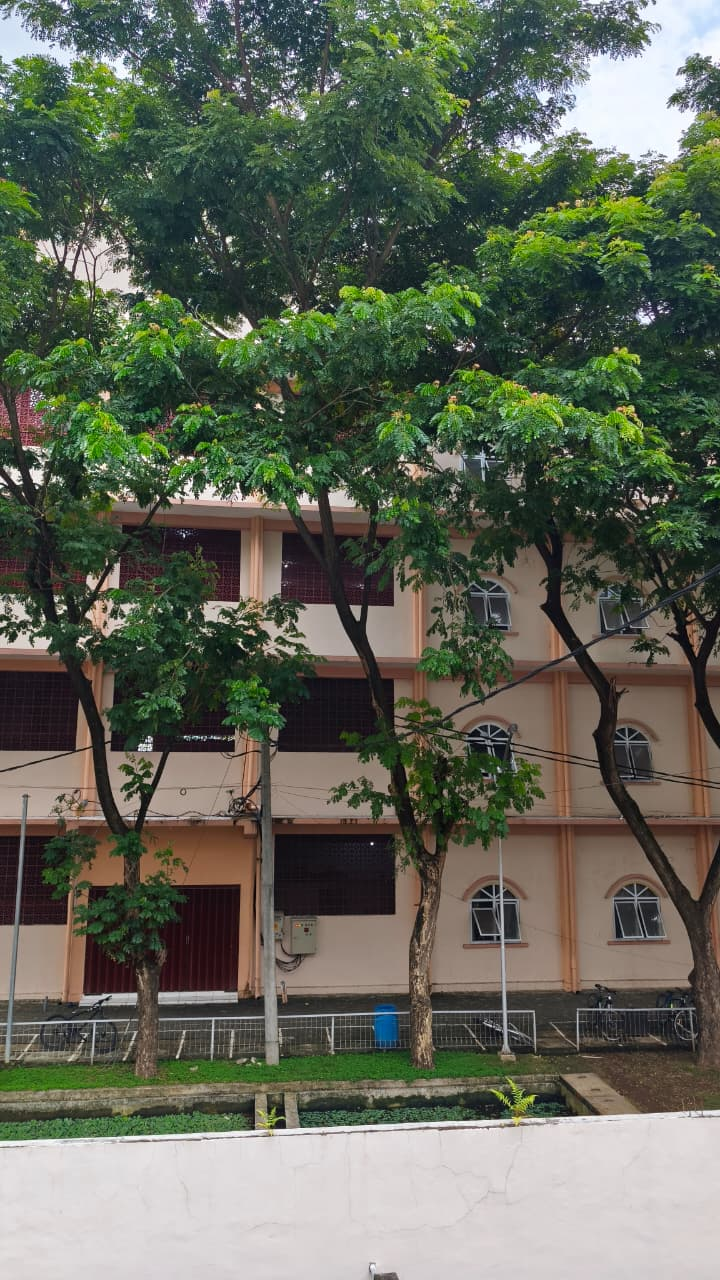
#> input picture images/1.jpeg, 720 x 1280 px, found by its file name
$ python DoG.py
#> lines starting #> are read from the running program, lines starting #| are printed output that depends on the picture
import cv2
import matplotlib.pyplot as plt
import numpy as np

img = cv2.imread('./images/1.jpeg')
#> img is the input picture: shape (1280, 720, 3); mean B, G, R 87.6, 102.5, 97.5
gray = cv2.cvtColor(img, cv2.COLOR_BGR2GRAY)
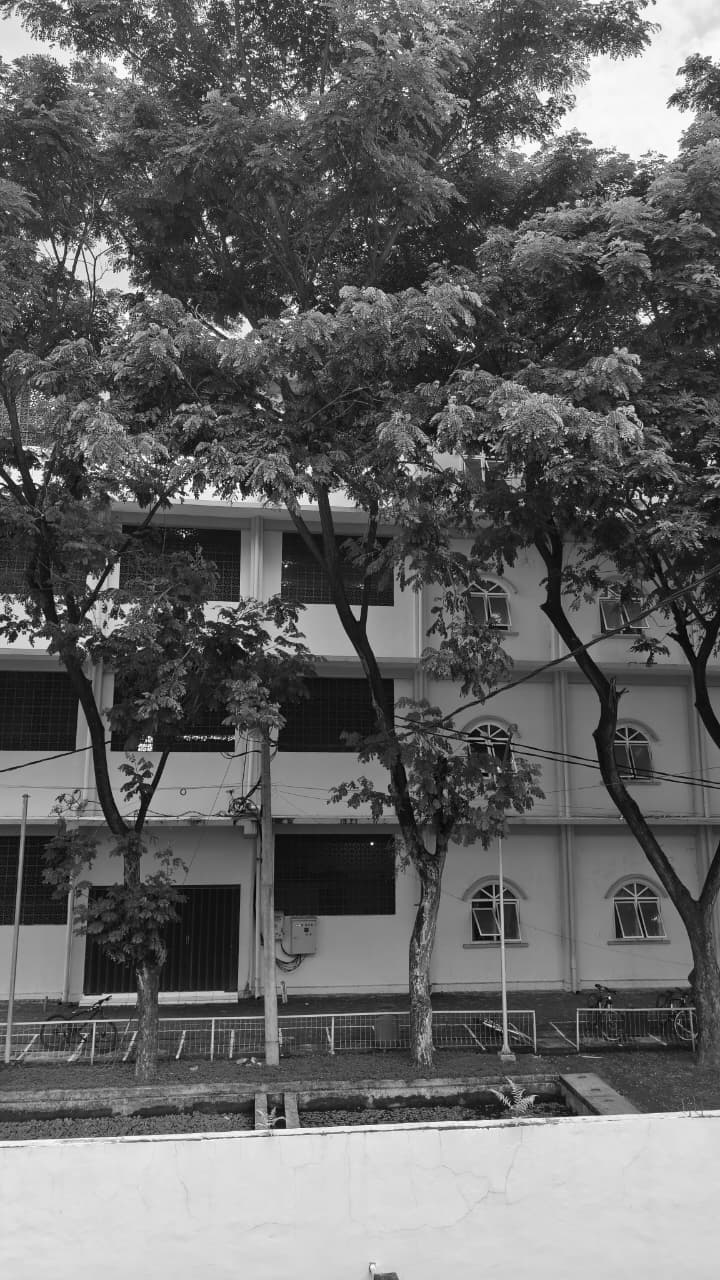
#> gray: shape (1280, 720); min 0, max 255, mean 99.3

sigma = 1.6
k = 1.6
sigma_k = sigma * k

blur_sigma = cv2.GaussianBlur(gray, (0, 0), sigmaX=sigma)

blur_sigma_k = cv2.GaussianBlur(gray, (0, 0), sigmaX=sigma_k)
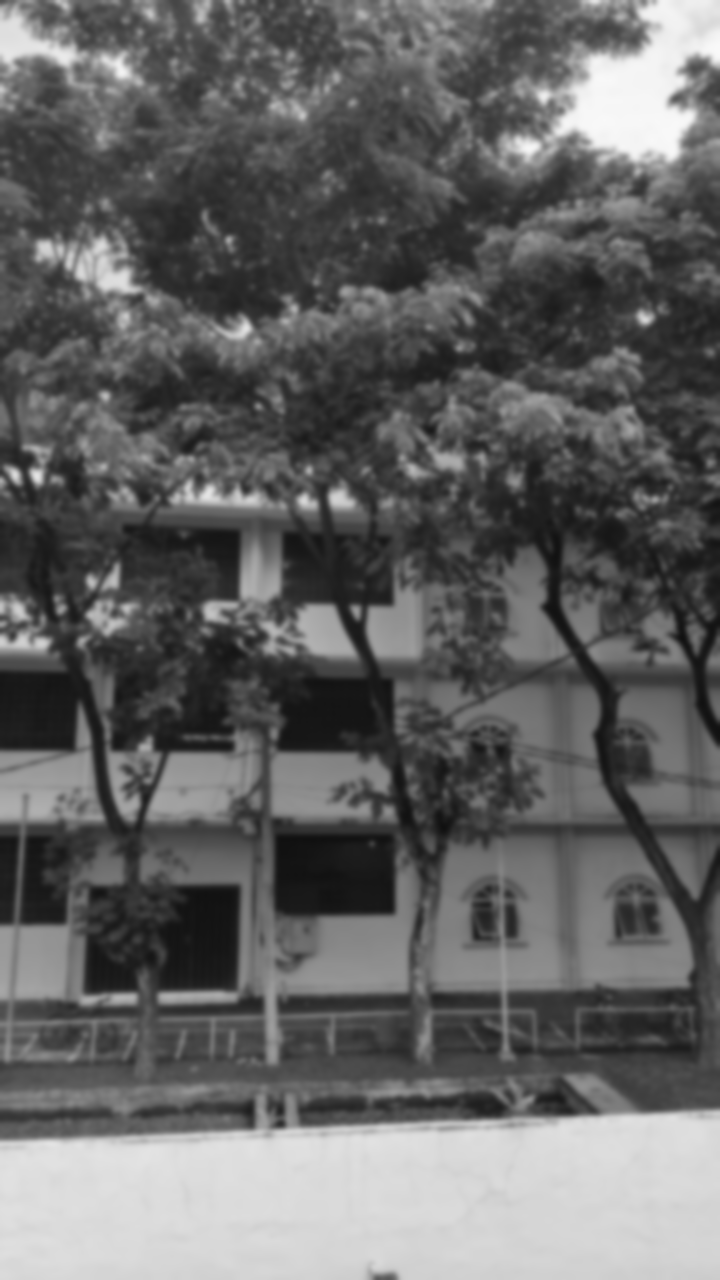
#> blur_sigma_k: shape (1280, 720); min 16, max 249, mean 99.3

dog = cv2.subtract(blur_sigma_k, blur_sigma)
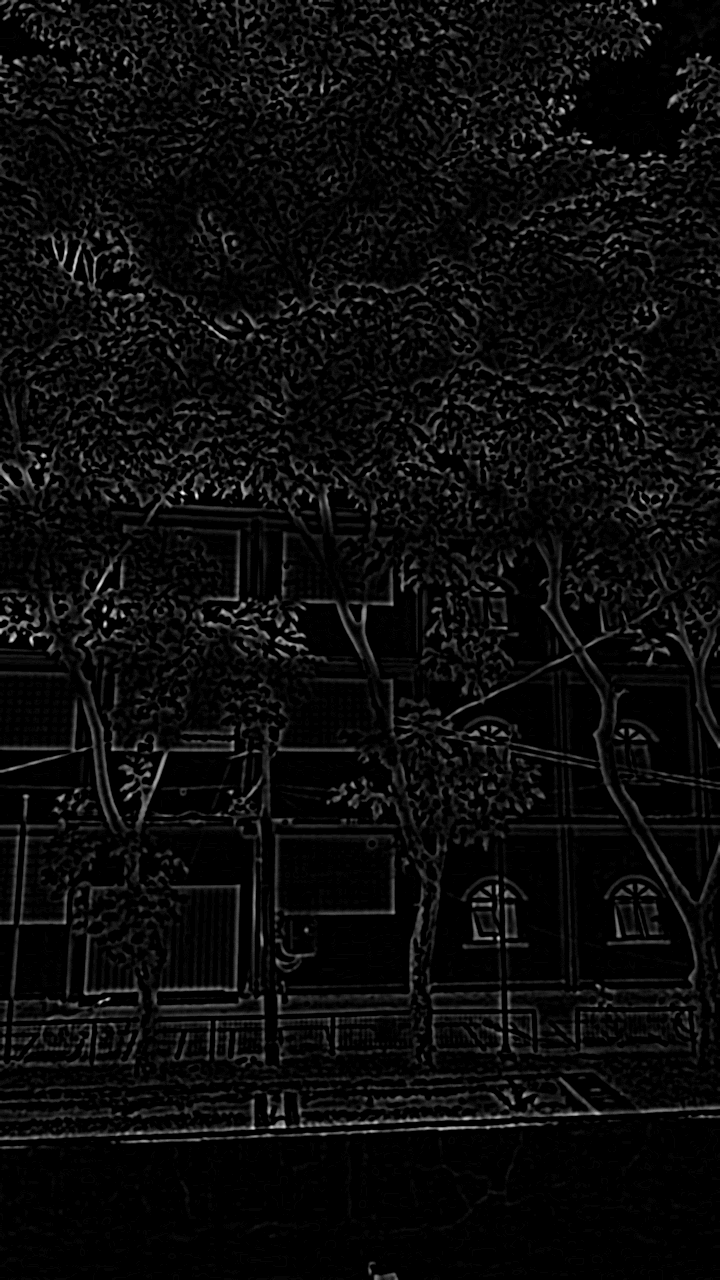
#> dog: shape (1280, 720); min 0, max 38, mean 1.8; drawn with min black and max white

plt.figure(figsize=(15, 5))

plt.subplot(1, 3, 1)
plt.imshow(blur_sigma, cmap='gray')
plt.title(r"Gaussian Blur ($\sigma$)")
plt.axis('off')

plt.subplot(1, 3, 2)
plt.imshow(blur_sigma_k, cmap='gray')
plt.title(r"Gaussian Blur ($k\sigma$)")
plt.axis('off')

plt.subplot(1, 3, 3)
plt.imshow(dog, cmap='gray')
plt.title("Difference of Gaussian (DoG)")
plt.axis('off')

plt.tight_layout()
plt.show()
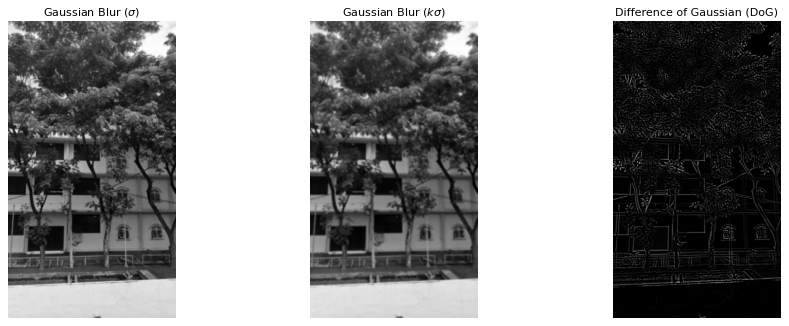
#> figure drawn by matplotlib, 3 panels

$ run again, with images/2.jpeg copied over images/1.jpeg
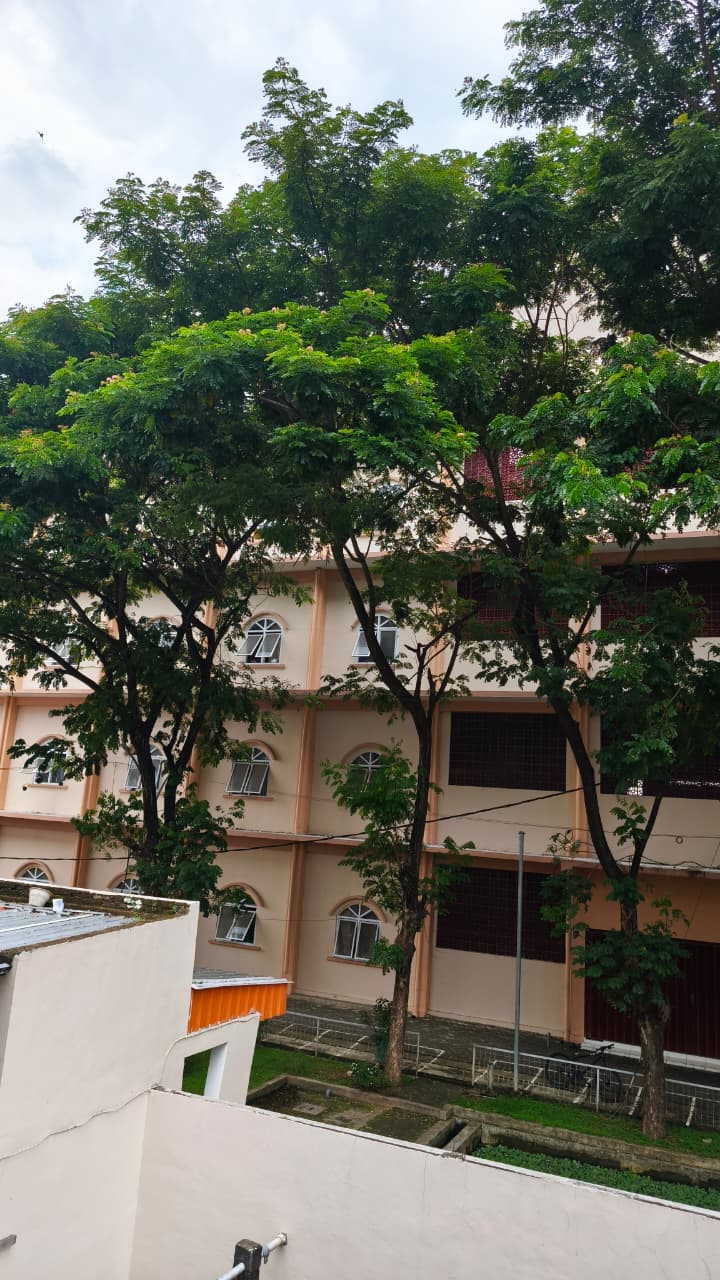
#> input picture images/2.jpeg, 720 x 1280 px, found by its file name
#> img is the input picture: shape (1280, 720, 3); mean B, G, R 94.9, 107.6, 105.1
#> `dog = cv2.subtract(blur_sigma_k, blur_sigma)`:
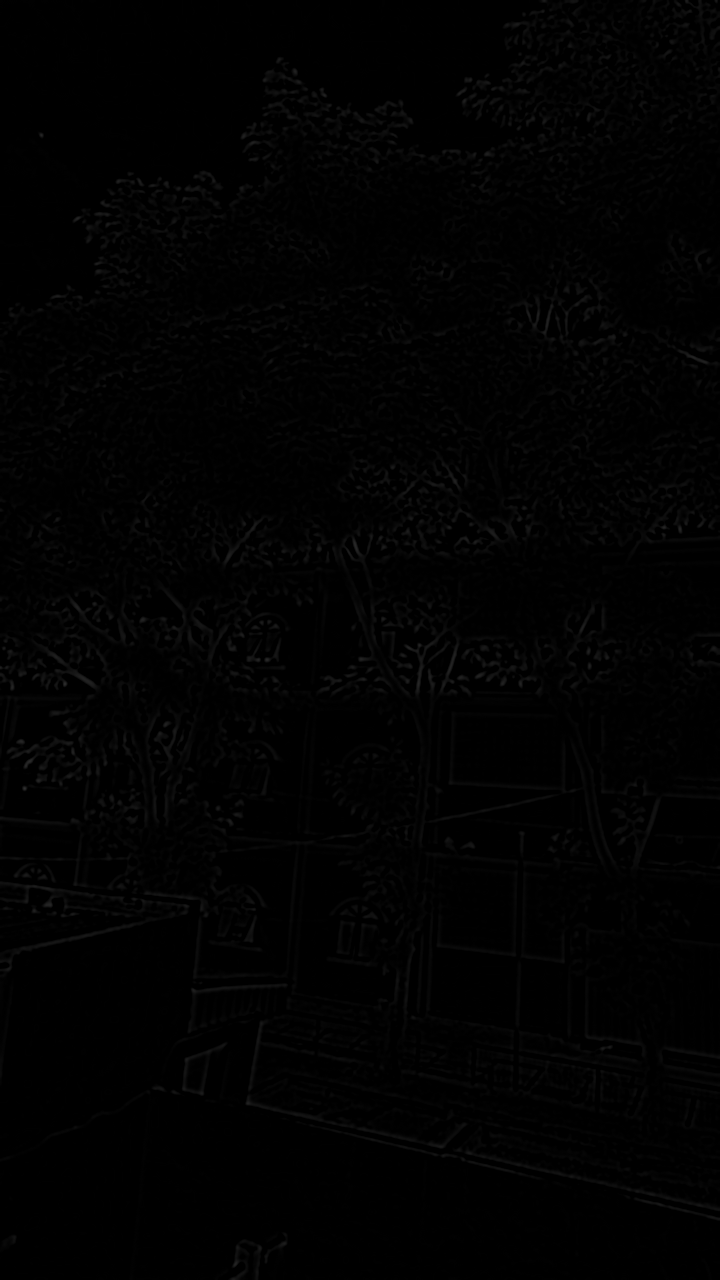
#> dog: shape (1280, 720); min 0, max 47, mean 1.7
#> `plt.show()`:
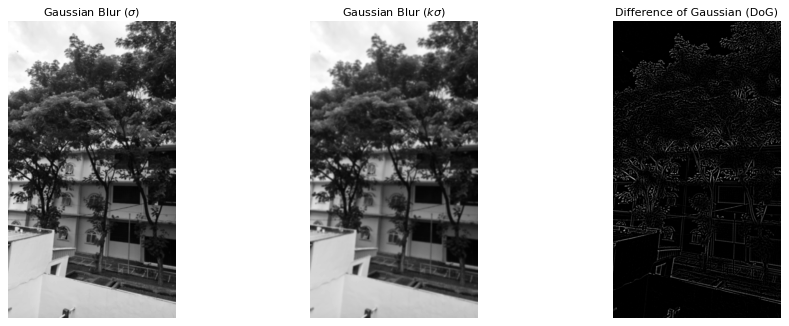
#> figure drawn by matplotlib, 3 panels
